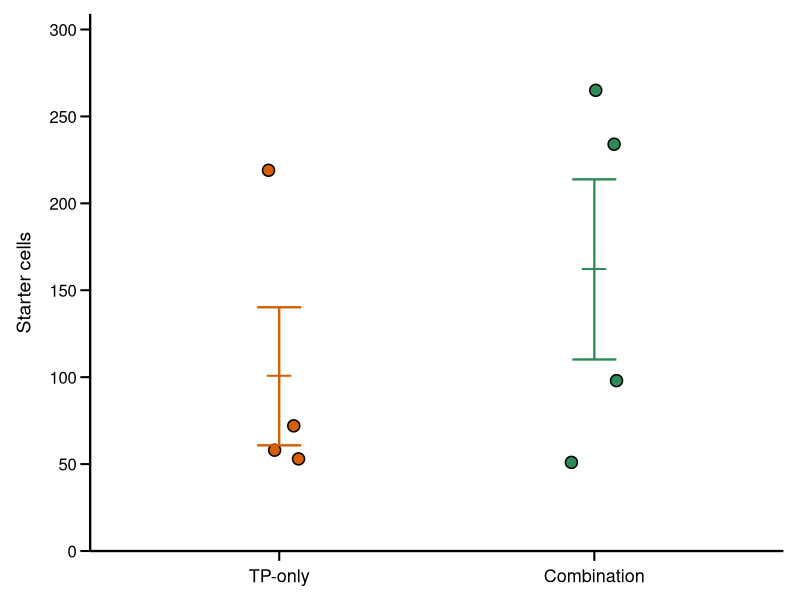

Source code (R):
# ============================================================
# Starter cell count
# Individual animals with mean ± SEM
# ============================================================

graphics.off()
library(ggplot2)

# データ
df_starter <- data.frame(
  Group = c(
    "TP-only", "TP-only", "TP-only", "TP-only",
    "Combination", "Combination", "Combination", "Combination"
  ),
  Animal = c(
    "G1", "G5", "G7", "G6",
    "G11", "G4", "G12", "G8"
  ),
  Starter_cells = c(
    219, 72, 58, 53,
    98, 51, 265, 234
  )
)

# 群の順番
df_starter$Group <- factor(
  df_starter$Group,
  levels = c("TP-only", "Combination")
)

# 群の色
group_colors <- c(
  "TP-only" = "#D55E00",
  "Combination" = "#2E8B57"
)

# グラフ
p_starter <- ggplot(
  df_starter,
  aes(x = Group, y = Starter_cells)
) +
  
  # 各個体
  geom_point(
    aes(fill = Group),
    position = position_jitter(
      width = 0.08,
      height = 0,
      seed = 123
    ),
    shape = 21,
    size = 3.5,
    color = "black",
    stroke = 0.8
  ) +
  
  # 平均 ± SEM
  stat_summary(
    aes(color = Group),
    fun.data = mean_se,
    geom = "errorbar",
    width = 0.14,
    linewidth = 0.8,
    show.legend = FALSE
  ) +
  
  # 平均値を横線で表示
  stat_summary(
    aes(color = Group),
    fun = mean,
    geom = "point",
    shape = 95,
    size = 10,
    show.legend = FALSE
  ) +
  
  scale_fill_manual(values = group_colors) +
  scale_color_manual(values = group_colors) +
  
  scale_y_continuous(
    breaks = seq(0, 300, 50),
    limits = c(0, 300),
    expand = expansion(mult = c(0, 0.03))
  ) +
  
  labs(
    x = NULL,
    y = "Starter cells"
  ) +
  
  theme_classic(base_size = 14) +
  
  theme(
    legend.position = "none",
    
    axis.title.y = element_text(
      color = "black",
      margin = margin(r = 10)
    ),
    
    axis.text = element_text(
      color = "black"
    ),
    
    axis.text.x = element_text(
      size = 13,
      margin = margin(t = 6)
    ),
    
    axis.text.y = element_text(
      size = 12
    ),
    
    axis.line = element_line(
      color = "black",
      linewidth = 0.8
    ),
    
    axis.ticks = element_line(
      color = "black",
      linewidth = 0.7
    ),
    
    axis.ticks.length = unit(2.5, "mm"),
    
    plot.margin = margin(
      t = 10,
      r = 12,
      b = 10,
      l = 12
    )
  )

# Plotsペインに表示
print(p_starter)

starter_test <- wilcox.test(
  Starter_cells ~ Group,
  data = df_starter,
  exact = FALSE
)

starter_test
